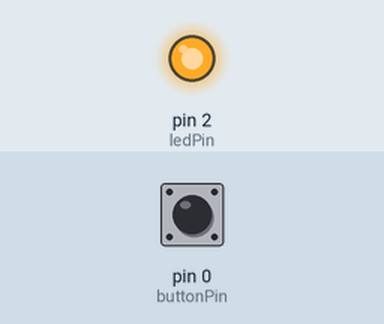
Recording of a sketch running on a simulated Arduino Uno, built with avr-gcc and run on an emulated ATmega328P. On the bench: output pins drawn as LEDs (lit = HIGH). The test bench sets the inputs (shaded band); at power-on: pin 0 (buttonPin) HIGH.

Above: at 1.2 s.
1.3 s: pin 0 (buttonPin) pulled LOW for 0.15 s
At 1.37 s:
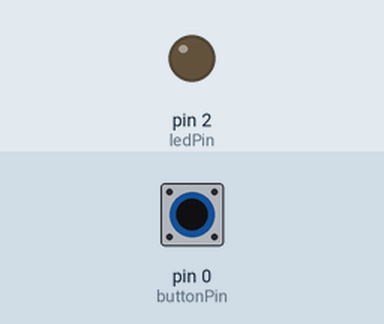
2.9 s: pin 0 (buttonPin) pulled LOW for 3.2 s
At 7.4 s:
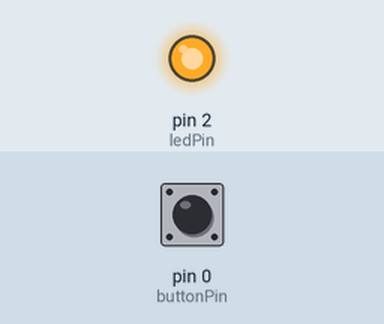
Timing chart, 0 to 8.9 s (numbered marks = the images above; inputs shaded):
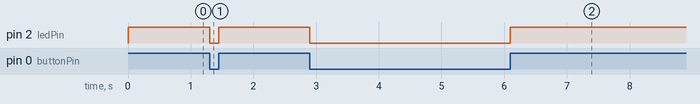

Measured:
- after the input at 1.3 s, pin 2 (ledPin): HIGH → LOW at once, → HIGH 0.15 s later
- after the input at 2.9 s, pin 2 (ledPin): HIGH → LOW at once, → HIGH 3.2 s later

The sketch:

LED_TEST.ino
```cpp
const int ledPin = 2;
const int buttonPin = 0;

void setup() {
  pinMode(ledPin, OUTPUT);
  pinMode(buttonPin, INPUT_PULLUP);
}

void loop() {
  if (digitalRead(buttonPin) == HIGH) {
    digitalWrite(ledPin, HIGH);
  } else {
    digitalWrite(ledPin, LOW);
  }
}
```
